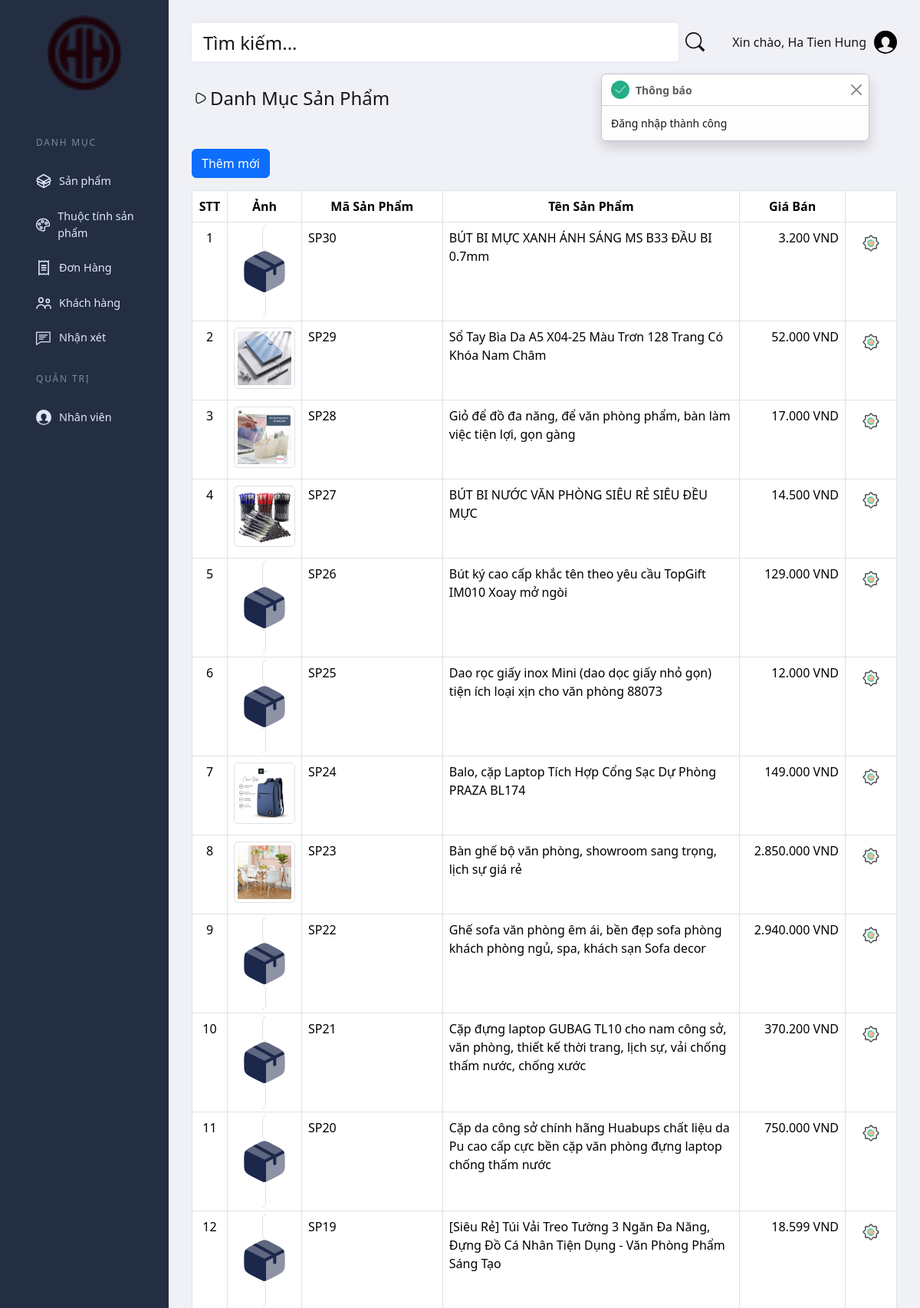
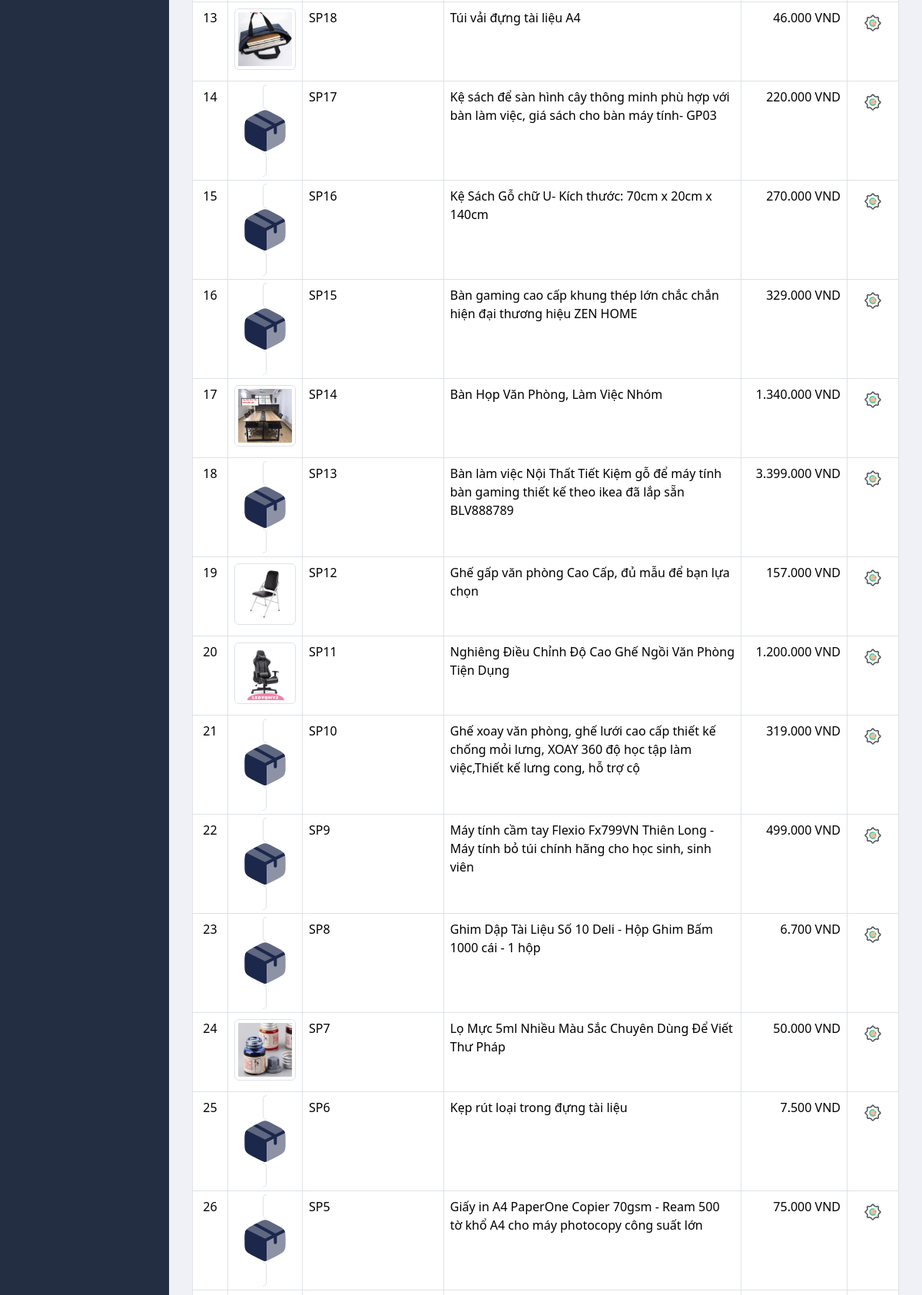
The page /Admin/ProductCategory.php (signed in, upper part) on the database its author committed (2 pictures, top to bottom).
### tables this page shows
CREATE TABLE `sanpham` (
  `ma_sanpham` varchar(20) NOT NULL COMMENT 'Mã sản phẩm (tự config)',
  `ten_sanpham` text COMMENT 'Tên sản phẩm',
  `anh_sanpham` text NOT NULL COMMENT 'Ảnh sản phẩm (Ảnh mô tả)',
  `gia_sanpham` int NOT NULL COMMENT 'Giá sản phẩm',
  `mota_sanpham` text,
  `ngaytao` datetime NOT NULL COMMENT 'Ngày tạo sản phẩm',
  `ngaycapnhat` datetime DEFAULT NULL COMMENT 'Ngày cập nhật sản phẩm'
);

### Admin/ShareAdmin/root/funcion.php (called while the page is built)
<?php
    function product_price($priceFloat) {
        $symbol = ' VND';
        $symbol_thousand = '.';
        $decimal_place = 0;
        $price = number_format($priceFloat, $decimal_place, '', $symbol_thousand);
        return $price.$symbol;
    }

### Admin/Product/ShowProduct.php (the view, shortened to what this page needs)
<?php
    require_once './ShareAdmin/root/connect.php';
    $stringSQL = "SELECT * FROM `sanpham` WHERE `ten_sanpham` LIKE '%$search%' ORDER BY `ngaytao` DESC";
    $result = mysqli_query($connect, $stringSQL);
    if (mysqli_num_rows($result) > 0) {
        foreach ($result as $index => $each) {
            $index += 1;
            echo "<tr>";
                echo "<td class='text-center' style='width: 5%'>
                        <span>$index</span>
                </td>";
                echo "<td class='text-center' style='width: 10%'>";
                    echo "
                        <object class='img-thumbnail' style='max-width: 5rem; text-align: -webkit-center;' data='" . $each['anh_sanpham'] . "' type='image/png'>
                            <svg width='64px' height='64px' viewBox='0 0 24 24' fill='none' xmlns='http://www.w3.org/2000/svg'><g id='SVGRepo_bgCarrier' stroke-width='0'></g><g id='SVGRepo_tracerCarrier' stroke-linecap='round' stroke-linejoin='round'></g><g id='SVGRepo_iconCarrier'> <path d='M8.42229 20.6181C10.1779 21.5395 11.0557 22.0001 12 22.0001V12.0001L2.63802 7.07275C2.62423 7.09491 2.6107 7.11727 2.5974 7.13986C2 8.15436 2 9.41678 2 11.9416V12.0586C2 14.5834 2 15.8459 2.5974 16.8604C3.19479 17.8749 4.27063 18.4395 6.42229 19.5686L8.42229 20.6181Z' fill='#1C274C'></path> <path opacity='0.7' d='M17.5774 4.43152L15.5774 3.38197C13.8218 2.46066 12.944 2 11.9997 2C11.0554 2 10.1776 2.46066 8.42197 3.38197L6.42197 4.43152C4.31821 5.53552 3.24291 6.09982 2.6377 7.07264L11.9997 12L21.3617 7.07264C20.7564 6.09982 19.6811 5.53552 17.5774 4.43152Z' fill='#1C274C'></path> <path opacity='0.5' d='M21.4026 7.13986C21.3893 7.11727 21.3758 7.09491 21.362 7.07275L12 12.0001V22.0001C12.9443 22.0001 13.8221 21.5395 15.5777 20.6181L17.5777 19.5686C19.7294 18.4395 20.8052 17.8749 21.4026 16.8604C22 15.8459 22 14.5834 22 12.0586V11.9416C22 9.41678 22 8.15436 21.4026 7.13986Z' fill='#1C274C'></path> <path d='M6.32334 4.48382C6.35617 4.46658 6.38926 4.44922 6.42261 4.43172L7.91614 3.64795L17.0169 8.65338L21.0406 6.64152C21.1783 6.79745 21.298 6.96175 21.4029 7.13994C21.5525 7.39396 21.6646 7.66352 21.7487 7.96455L17.7503 9.96373V13.0002C17.7503 13.4144 17.4145 13.7502 17.0003 13.7502C16.5861 13.7502 16.2503 13.4144 16.2503 13.0002V10.7137L12.7503 12.4637V21.9042C12.4934 21.9682 12.2492 22.0002 12.0003 22.0002C11.7515 22.0002 11.5072 21.9682 11.2503 21.9042V12.4637L2.25195 7.96455C2.33601 7.66352 2.44813 7.39396 2.59771 7.13994C2.70264 6.96175 2.82232 6.79745 2.96001 6.64152L12.0003 11.1617L15.3865 9.46857L6.32334 4.48382Z' fill='#1C274C'></path> </g></svg>
                        </object>
                    ";
                echo "</td>";
                echo "<td style='width: 20%'>" . ($each['ma_sanpham']) . "</td>";
                echo "<td>" . ($each['ten_sanpham']) . "</td>";
                echo "<td class='text-end' style='width: 15%'>" . product_price($each['gia_sanpham']) . "</td>";
                echo "<td class='text-center'>
                        <div class='dropdown'>
                            <a class='btn dropdown-toggle' href='#' role='button' data-bs-toggle='dropdown' aria-expanded='false'>
                            </a>
                                    <a href='ViewDetailProduct.php?id=" . $each['ma_sanpham'] . "' class='dropdown-item d-flex align-items-center fs-5'>
                                    </a>
                                    <a href='EditProduct.php?id=" . $each['ma_sanpham'] . "' class='dropdown-item d-flex align-items-center fs-5'>
                                    </a>
                                    <a href='DeleteProduct.php?id=" . $each['ma_sanpham'] . "' class='dropdown-item d-flex align-items-center fs-5'>
                                    </a>
                        </div>
                    </td>
                </tr>";
        }
    } else {
        echo "<tr>
                <td colspan='6' class='text-center'>Không có sản phẩm nào</td>
            </tr>";
    }

### Admin/CSS/style_main.css (style rules this page uses)
:root { --page-header-bgColor: #242e42; --page-header-bgColor-hover: #1d2636; --page-header-txtColor: #dde9f8; --page-header-headingColor: #7889a4; --page-header-width: 220px; --page-content-bgColor: #f0f1f6; --page-content-txtColor: #171616; --page-content-blockColor: #fff; --white: #fff; --black: #333; --blue: #00b9eb; --red: #ec1848; --border-radius: 4px; --box-shadow: 0 0 10px -2px rgba(0, 0, 0, 0.075); --switch-bgLightModeColor: #87cefa; --switch-sunColor: gold; --switch-moonColor: #f4f4f4; --switch-bgDarkModeColor: #1f1f27; }
* { padding: 0; margin: 0; box-sizing: border-box; }
a, button { color: inherit !important; }
a { text-decoration: none !important; }
svg { display: block; }
body { font: 16px/1.5 "Lato", sans-serif; }
.table .dropdown-toggle::after { display: none !important; }

### rows shown on the page
sanpham: ma_sanpham "SP30", ten_sanpham "BÚT BI MỰC XANH ÁNH SÁNG MS B33 ĐẦU BI 0.7mm", gia_sanpham "3.200 VND"
sanpham: ma_sanpham "SP29", ten_sanpham "Sổ Tay Bìa Da A5 X04-25 Màu Trơn 128 Trang Có Khóa Nam Châm", gia_sanpham "52.000 VND"
sanpham: ma_sanpham "SP28", ten_sanpham "Giỏ để đồ đa năng, để văn phòng phẩm, bàn làm việc tiện lợi, gọn gàng", gia_sanpham "17.000 VND"
sanpham: ma_sanpham "SP27", ten_sanpham "BÚT BI NƯỚC VĂN PHÒNG SIÊU RẺ SIÊU ĐỀU MỰC", gia_sanpham "14.500 VND"
sanpham: ma_sanpham "SP26", ten_sanpham "Bút ký cao cấp khắc tên theo yêu cầu TopGift IM010 Xoay mở ngòi", gia_sanpham "129.000 VND"
sanpham: ma_sanpham "SP25", ten_sanpham "Dao rọc giấy inox Mini (dao dọc giấy nhỏ gọn) tiện ích loại xịn cho văn phòng 88073", gia_sanpham "12.000 VND"
sanpham: ma_sanpham "SP24", ten_sanpham "Balo, cặp Laptop Tích Hợp Cổng Sạc Dự Phòng PRAZA BL174", gia_sanpham "149.000 VND"
sanpham: ma_sanpham "SP23", ten_sanpham "Bàn ghế bộ văn phòng, showroom sang trọng, lịch sự giá rẻ", gia_sanpham "2.850.000 VND"
sanpham: ma_sanpham "SP22", ten_sanpham "Ghế sofa văn phòng êm ái, bền đẹp sofa phòng khách phòng ngủ, spa, khách sạn Sofa decor", gia_sanpham "2.940.000 VND"
sanpham: ma_sanpham "SP21", ten_sanpham "Cặp đựng laptop GUBAG TL10 cho nam công sở, văn phòng, thiết kế thời trang, lịch sự, vải chống thấm nước, chống xước", gia_sanpham "370.200 VND"
sanpham: ma_sanpham "SP20", ten_sanpham "Cặp da công sở chính hãng Huabups chất liệu da Pu cao cấp cực bền cặp văn phòng đựng laptop chống thấm nước", gia_sanpham "750.000 VND"
sanpham: ma_sanpham "SP19", ten_sanpham "[Siêu Rẻ] Túi Vải Treo Tường 3 Ngăn Đa Năng, Đựng Đồ Cá Nhân Tiện Dụng - Văn Phòng Phẩm Sáng Tạo", gia_sanpham "18.599 VND"
sanpham: ma_sanpham "SP18", ten_sanpham "Túi vải đựng tài liệu A4", gia_sanpham "46.000 VND"
sanpham: ma_sanpham "SP17", ten_sanpham "Kệ sách để sàn hình cây thông minh phù hợp với bàn làm việc, giá sách cho bàn máy tính- GP03", gia_sanpham "220.000 VND"
sanpham: ma_sanpham "SP16", ten_sanpham "Kệ Sách Gỗ chữ U- Kích thước: 70cm x 20cm x 140cm", gia_sanpham "270.000 VND"
sanpham: ma_sanpham "SP15", ten_sanpham "Bàn gaming cao cấp khung thép lớn chắc chắn hiện đại thương hiệu ZEN HOME", gia_sanpham "329.000 VND"
sanpham: ma_sanpham "SP14", ten_sanpham "Bàn Họp Văn Phòng, Làm Việc Nhóm", gia_sanpham "1.340.000 VND"
sanpham: ma_sanpham "SP13", ten_sanpham "Bàn làm việc Nội Thất Tiết Kiệm gỗ để máy tính bàn gaming thiết kế theo ikea đã lắp sẵn BLV888789", gia_sanpham "3.399.000 VND"
sanpham: ma_sanpham "SP12", ten_sanpham "Ghế gấp văn phòng Cao Cấp, đủ mẫu để bạn lựa chọn", gia_sanpham "157.000 VND"
sanpham: ma_sanpham "SP11", ten_sanpham "Nghiêng Điều Chỉnh Độ Cao Ghế Ngồi Văn Phòng Tiện Dụng", gia_sanpham "1.200.000 VND"
sanpham: ma_sanpham "SP10", ten_sanpham "Ghế xoay văn phòng, ghế lưới cao cấp thiết kế chống mỏi lưng, XOAY 360 độ học tập làm việc,Thiết kế lưng cong, hỗ trợ cộ", gia_sanpham "319.000 VND"
sanpham: ma_sanpham "SP9", ten_sanpham "Máy tính cầm tay Flexio Fx799VN Thiên Long - Máy tính bỏ túi chính hãng cho học sinh, sinh viên", gia_sanpham "499.000 VND"
sanpham: ma_sanpham "SP8", ten_sanpham "Ghim Dập Tài Liệu Số 10 Deli - Hộp Ghim Bấm 1000 cái - 1 hộp", gia_sanpham "6.700 VND"
sanpham: ma_sanpham "SP7", ten_sanpham "Lọ Mực 5ml Nhiều Màu Sắc Chuyên Dùng Để Viết Thư Pháp", gia_sanpham "50.000 VND"
sanpham: ma_sanpham "SP6", ten_sanpham "Kẹp rút loại trong đựng tài liệu", gia_sanpham "7.500 VND"
sanpham: ma_sanpham "SP5", ten_sanpham "Giấy in A4 PaperOne Copier 70gsm - Ream 500 tờ khổ A4 cho máy photocopy công suất lớn", gia_sanpham "75.000 VND"

### other values the page prints
$_SESSION['user']['name'] "Ha Tien Hung"
$_SESSION['toast-success'] "Đăng nhập thành công"
